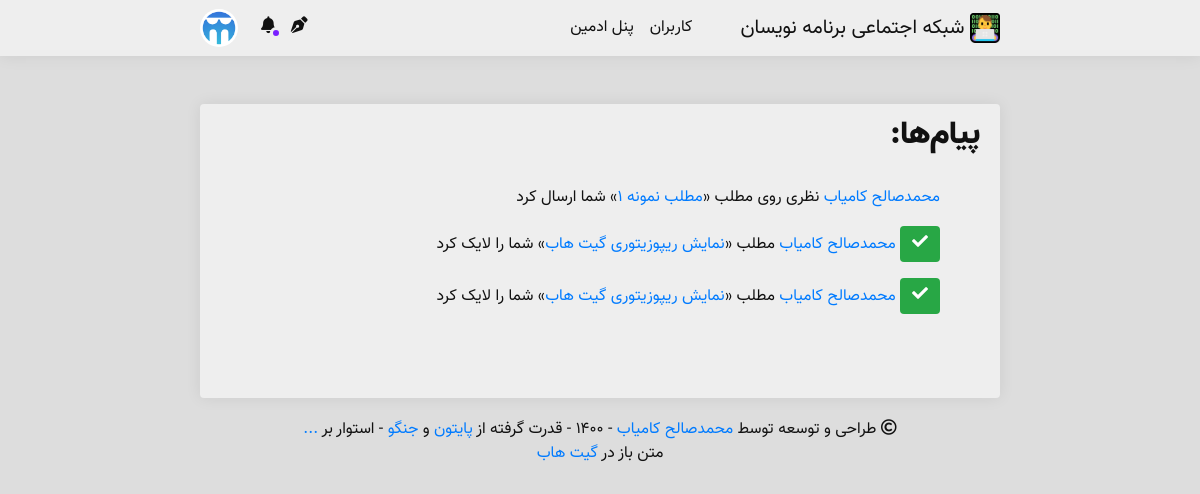
Page /user/notifications/all/?page=1/ (signed in) on the committed database.
### main/models.py (models this page shows, shortened)
class Person(models.Model):
    YEARS = []
    for year in range(1330, 1395):
        YEARS.append((str(year), str(year)),)
    YEARS = tuple(YEARS)
    user = models.OneToOneField(
        User,
        on_delete=models.CASCADE,
        null=True,
        verbose_name='کاربر'
    )
    username = models.CharField(
        max_length=50,
        verbose_name='نام کاربری'
    )
    avatar = models.ImageField(
        upload_to='avatars/',
        blank=True,
        verbose_name='آواتار'
    )
    name = models.CharField(
        max_length=50,
        verbose_name='نام'
    )
    public_email = models.CharField(
        max_length=100,
        null=True,
        blank=True,
        verbose_name='پست الکترونیک'
    )
    mobile = models.CharField(
        max_length=11,
        null=True,
        blank=True,
        verbose_name='شماره تماس'
    )
    description = models.CharField(
        max_length=200,
        null=True,
        blank=True,
        verbose_name='توضیحات'
    )
    year_of_born = models.CharField(
        max_length=4,
        choices=YEARS,
        null=True,
        blank=True,
        verbose_name='سال تولد'
    )
    gender = models.CharField(
        max_length=10,
        null=True,
        blank=True,
        verbose_name='جنسیت'
    )
    join_time = jmodels.jDateTimeField(
        default=timezone.now,
        verbose_name='زمان عضویت'
    )
    work = models.CharField(
        max_length=50,
        null=True,
        blank=True,
        verbose_name='تخصص'
    )
    skills = models.ManyToManyField(
        'Skill',
        blank=True,
        verbose_name='مهارت‌ها'
    )
    rezome = models.TextField(
        default='',
        null=True,
        blank=True,
        verbose_name='رزومه'
    )
    liked_posts = models.ManyToManyField(
        'Post',
        blank=True,
        verbose_name='لایک‌ها'
    )
    viewed_posts = models.ManyToManyField(
        'Post',
        related_name='views_post',
        blank=True,
        verbose_name='مطالب مشاهده شده'
    )
    following = models.ManyToManyField(
        'Person',
        blank=True,
        verbose_name='دنبال شوندگان'
    )
    len_following = models.CharField(
        max_length=10,
        default=0,
        verbose_name='تعداد دنبال شوندگان'
    )
    followers = models.ManyToManyField(
        'Person',
        related_name='folllowers',
        blank=True,
        verbose_name='دنبال کنندگان'
    )
    len_followers = models.CharField(
        max_length=10,
        default=0,
        verbose_name='تعداد دنبال کنندگان'
    )
    github = models.URLField(
        null=True,
        blank=True,
        verbose_name='گیت هاب'
    )
    gitlab = models.URLField(
        null=True,
        blank=True,
        verbose_name='گیت لب'
    )
    stackowerflow = models.URLField(
        null=True,
        blank=True,
        verbose_name='استک اورفلو'
    )
    linkedin = models.URLField(
        null=True,
        blank=True,
        verbose_name='لینکدین'
    )
    dev = models.URLField(
        null=True,
        blank=True,
        verbose_name='جامعه دِو'
    )
    website = models.URLField(
        null=True,
        blank=True,
        verbose_name='وبسایت'
    )
    class Meta:
        verbose_name = 'فرد'
        verbose_name_plural = 'افراد'

class Notification(models.Model):
    givver = models.ForeignKey(
        'Person',
        on_delete=models.SET_NULL,
        null=True,
        verbose_name='گیرنده'
    )
    message = models.TextField(
        verbose_name='متن پیام'
    )
    notif_type = models.CharField(
        max_length=10,
        default=None,
        null=True,
        verbose_name='نوع'
    )
    done = models.BooleanField(
        default=False,
        verbose_name='خوانده شده'
    )
    class Meta:
        verbose_name = 'پیام'
        verbose_name_plural = 'پیام‌ها'

### persons/views.py (the view)
# urls.py: path('notifications/all/?page=<int:page>/', views.all_notifications, name = 'all_notifications'),
@login_required
def all_notifications(request, page):
    authenticated_user = get_authenticated_user(request)
    notifications = Notification.objects.filter(givver=authenticated_user).order_by('-id')
    paginate = Paginator(notifications, 3)
    context = {
        'authenticated_user': authenticated_user,
        'new_notifications': get_new_notifications(authenticated_user),
        'notifications': paginate.page(page),
    }
    return render(request, 'person/notifications/list.html', context)

### main/functions.py (called while the page is built)
def get_authenticated_user(request):
    if request.user.is_authenticated:
        return Person.objects.get(username=request.user.username)
    return None

def get_new_notifications(authenticated_user):
    if authenticated_user is not None:
        return len(
            Notification.objects.filter(
                givver=authenticated_user,
                done=False
            )
        )
    return 0

### media/template/person/notifications/list.html (shortened to what this page needs)
{% extends 'main.html' %}
{% load static %}
{% block body %}
<div class="body  border-gray">
<h2>پیام‌ها:</h2><br/>
<ul style="list-style-type: none;" class="infinite-container">
    {% for notification in notifications.object_list %}
        <li class="infinite-item">
            <p>
                {% if notification.done == True %}
                    <button type="button" class="btn btn-success  border-gray"><i class="fas fa-check"></i></button>
                {% endif %}
                {{ notification.message | safe }}
            </p>
        </li>
    {% endfor %}
</ul>
<br/>
{% if notifications.has_next %}
    <div class="d-flex justify-content-center" style="display:none;">
    </div>
{% endif %}
</div>
{% endblock %}

### media/template/partials/navigation.html (shortened to what this page needs)
{% load static %}
<nav class="navbar navbar-expand-lg navbar-light  border-gray">
    <div class="wrp">
    <a class="navbar-brand" href="{% url 'index' %}">
        <img src="{% static 'img/programmers-social_logo.svg' %}" width="30" height="30" class="programmers-social_logo d-inline-block align-top" alt="شبکه اجتماعی برنامه نویسان" loading="lazy">
        شبکه اجتماعی برنامه نویسان
    </a>
    <div class="collapse navbar-collapse" id="navbarText">
        <ul class="navbar-nav mr-auto">
            <li class="nav-item">
                <a class="nav-link" href="{% url 'person:all_persons' 1 %}">کاربران</a>
            </li>
            {% if perms.admin %}
                <li class="nav-item">
                    <a class="nav-link" href="/admin/">پنل ادمین</a>
                </li>
            {% endif %}
        </ul>
    </div>
    <form class="form-inline">
        {% if user.is_authenticated %}
        <div class="tooltip" style="margin-left: 15px;">
            <a class="notification my-2" href="{% url 'person:post:new_post' %}"><i class="fas fa-pen-nib"></i></a>
        </div>
            <a href="{% url 'person:profile_detail' user.username %}">
                {% if new_notifications != 0 %}
                    <div class="tooltip" style="margin-left: 15px;">
                        <a class="notification" href="{% url 'person:new_notifications' %}">
                            <span><i class="fas fa-bell"></i>
                            <span class="badge badge-light badge-notif animated infinite flash" id="hover-category"> </span>
                        </a>
                    </div>
                {% else %}
                    <div class="tooltip" style="margin-left: 15px;">
                        <a class="notification" href="{% url 'person:all_notifications' 1 %}"><i class="fas fa-bell"></i></a>
                        <span class="tooltiptext">خبری نیست</span>
                    </div>
                {% endif %}
            </a>
            <div class="dropdown">
                <a>
                    {% if authenticated_user.avatar.url != None %}
                        <img class="avatar mr-sm-2" type="button" src="{{ authenticated_user.avatar.url }}" width="38px" height="38px">
                    {% else %}
                        <img class="avatar mr-sm-2" type="button" src="/cloud/avatars/default_avatar.png/" width="38px" height="38px">
                    {% endif %}
                </a>
            </div>
        {% endif %}
    </form></div>
</nav>

### media/static/css/style.css (style rules this page uses)
:root { --primary: #791FFF; --primary-hover: #5115aa; --primary-shadow: #791FFF50; --dark: #111; --body-background: #ddd; --light: #eee; --light-hover: #fff; --border-color: rgba(0, 0, 0, 0.125); }
body { font-family: Vazir FD; text-align: right; background: var(--body-background); color: var(--dark) }
h1, h2, h3, h4, h5, h6 { font-family: Vazir Black FD; }
.wrp { margin: auto; width: 800px; display: inherit; }
.body { border-radius: .25rem; padding: .75rem 1.25rem; background-color: var(--light); box-shadow: 0 0 1rem 0 rgba(0, 0, 0, .075); width: 100%; margin-bottom: 10px; overflow-wrap: break-word; }
a, p, img, h1, h2, h3, h4, h5, h6 { transition: .3s; color: var(--dark); text-decoration: none !important; }
a { color: #007bff; }
.avatar { max-width: unset !important; border-radius: 100% !important; margin-top: 0 !important; margin-bottom: 0 !important; }
.navbar-brand { margin-right: 0; }
.mr-auto, .mx-auto { margin-left: auto !important; margin-right: 0 !important; }
.navbar { position: sticky; top: 0; z-index: 999; border-bottom: 1px solid rgba(0, 0, 0, .125); background-color: var(--light); color: var(--dark); box-shadow: 0 0 1rem 0 rgba(0, 0, 0, .075); }
.navbar-light .navbar-brand { color: var(--dark); }
.navbar-light .navbar-nav .nav-link { color: var(--dark); }
.notification { color: var(--dark); font-size: larger; }
.badge-light { background: var(--light-hover); color: var(--dark); float: left; font-size: 1em; font-weight: lighter; }
.badge-notif { position: absolute; bottom: 2px; right: -6px; padding: 3px; border-radius: 50%; width: auto; height: auto; background: var(--primary); border: 3px solid var(--light); }
.border-gray { border-color: var(--border-color); border-width: 0; }
@media (min-width: 924px) { .navbar-expand-lg .navbar-collapse { display: -ms-flexbox !important; display: flex !important; -ms-flex-preferred-size: auto; flex-basis: auto; } }
@media (min-width: 924px) { .navbar-expand-lg .navbar-nav { -ms-flex-direction: row; flex-direction: row; } }
@media (min-width: 924px) { .navbar-expand-lg .navbar-nav .nav-link { padding-right: .5rem; padding-left: .5rem; } }
.mr-sm-2, .mx-sm-2 { margin-right: .5rem!important; }
.dropdown { position: relative; float: left; direction: ltr; }
.tooltip { position: relative; display: inline-block; opacity: 1; z-index: 1; }
html { scroll-behavior: smooth; }

### rows in the picture
Person: avatar (picture)
Notification: message "محمدصالح کامیاب نظری روی مطلب « مطلب نمونه 1 » شما ارسال کرد"
Notification: done True (drawn), message "محمدصالح کامیاب مطلب « نمایش ریپوزیتوری گیت هاب » شما را لایک کرد"
Notification: done True (drawn), message "محمدصالح کامیاب مطلب « نمایش ریپوزیتوری گیت هاب » شما را لایک کرد"
